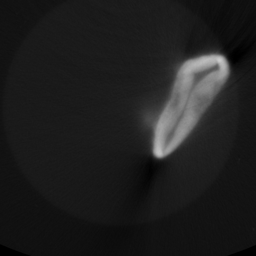
#> input picture results/ct_hist_test/test_latest/images/E9-5_13-03_50kV_rec00001583_real.png, 256 x 256 px; its folder holds only this picture in this run
$ jupyter execute --allow-errors new_data_processing.ipynb
#> lines starting #> are read from the running program, lines starting #| are printed output that depends on the picture; after the words box and inside, x2 and y2 are one past the last pixel; in counts of white or black regions, pixels touching at a corner belong together
[cell 1]
import os
import matplotlib.pyplot as plt
import numpy as np
import cv2
from tqdm import tqdm

## Data creation

function creation

[cell 2]
# [12 lines left out: function fill_large_contours, not called in this run]

[cell 3]
# [31 lines left out: function center_and_scale, not called in this run]

[cell 4]
folder_path = '../datasets\Th24_PbRB-90kV-2_Rec\Th24_PbRB-90kV-2_Rec'

#> (the rest of this cell did not finish here and is left out)

[cell 5]
folder_path = '../datasets\Th24_PbRB-90kV-2_Rec\Th24_PbRB-90kV-2_Rec'
output_path = '../datasets/new_dataset_90kV/trainA'

#> (the rest of this cell did not finish here and is left out)

## example showcase

[cell 6]
import random
# Path to your directory containing images
folder_path = "../results/ct_hist_test/test_latest/images"

# List to hold the names of images that contain 'real'
real_image_names = [filename for filename in os.listdir(folder_path) if "real" in filename]

[cell 7]
image_name = random.choice(real_image_names)
print(image_name)
real = cv2.imread(os.path.join('../results/ct_hist_test/test_latest/images/', image_name))
#> real is the input picture: shape (256, 256, 3); min 0, max 203, mean 30.5
# Ensure that 'real' is a grayscale image
# If 'real' is a color image, convert it to grayscale first
if len(real.shape) == 3:
    preproc = cv2.cvtColor(real, cv2.COLOR_BGR2GRAY)
else:
    preproc = real.copy()

# Apply Otsu's threshold
_, binary_image_otsu = cv2.threshold(preproc, 0, 255, cv2.THRESH_BINARY + cv2.THRESH_OTSU)
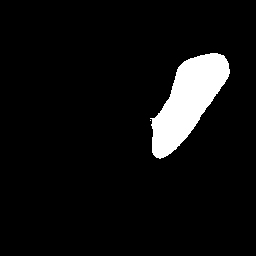
#> binary_image_otsu: shape (256, 256); 6.5% white; 2 white regions (1 under 20 px), largest, box (x1, y1, x2, y2) and area: (150, 53, 230, 159) 4276
# Use dilation to make the regions within the threshold bigger
kernel = np.ones((3,3), np.uint8)
binary_image_otsu = cv2.dilate(binary_image_otsu, kernel, iterations=3)
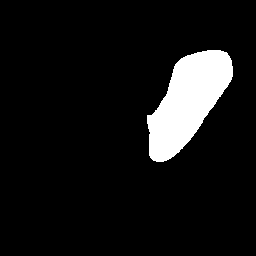
#> binary_image_otsu: shape (256, 256); 8.3% white; 1 white region, box (x1, y1, x2, y2) and area: (147, 50, 233, 162) 5441

# Display the original and Otsu thresholded images
fig, ax = plt.subplots(1, 5, figsize=(30, 15))

# Original image
ax[0].imshow(preproc, cmap='gray')
ax[0].title.set_text('Original Image')
ax[0].axis('off')

# Otsu's thresholded image
ax[1].imshow(binary_image_otsu, cmap='gray')
ax[1].title.set_text(f"Otsu's Thresholding + Morph Op")
ax[1].axis('off')

# Apply the threshold to the original image to remove the background
new_img = preproc.copy()
new_img[binary_image_otsu == 0] = 0
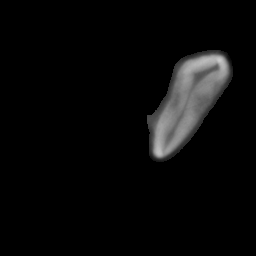
#> new_img: shape (256, 256); min 0, max 203, mean 9.2

# Display the image with the applied threshold
ax[2].imshow(new_img, cmap='gray')
ax[2].title.set_text(f"Otsu Mask applied")
ax[2].axis('off')

# Fill in the largest contour to keep details inside the area of interest
#> (the rest of this cell did not finish here and is left out)
